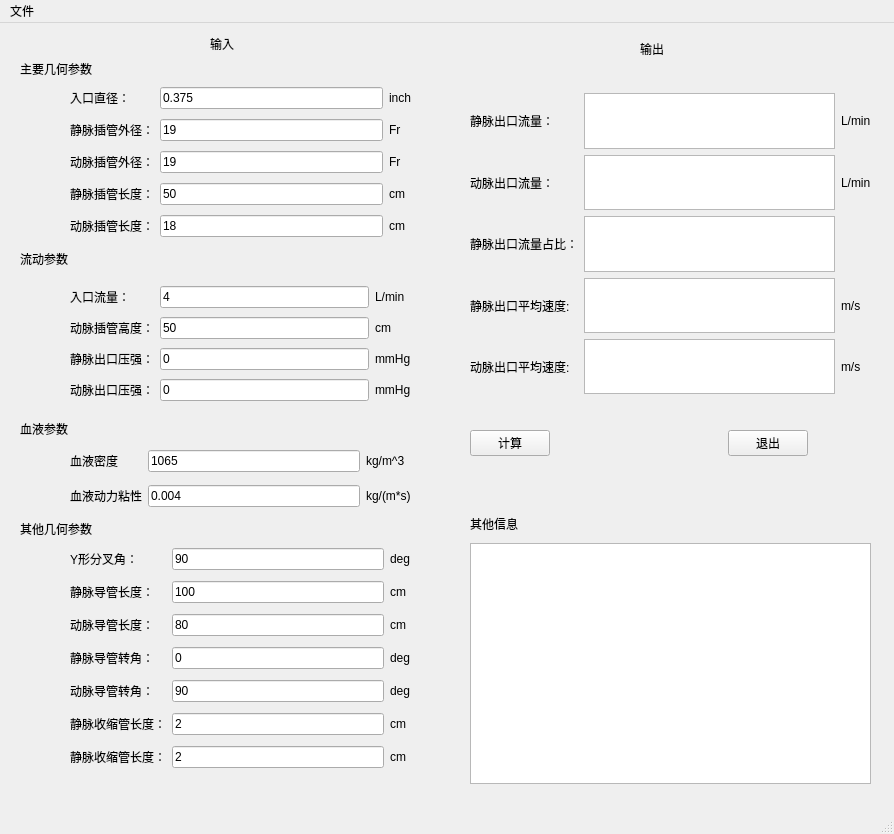
<?xml version="1.0" encoding="UTF-8"?>
<ui version="4.0">
 <class>MainWindow</class>
 <widget class="QMainWindow" name="MainWindow">
  <property name="geometry">
   <rect>
    <x>0</x>
    <y>0</y>
    <width>894</width>
    <height>834</height>
   </rect>
  </property>
  <property name="windowTitle">
   <string>MainWindow</string>
  </property>
  <widget class="QWidget" name="centralwidget">
   <widget class="QWidget" name="gridLayoutWidget">
    <property name="geometry">
     <rect>
      <x>70</x>
      <y>60</y>
      <width>341</width>
      <height>161</height>
     </rect>
    </property>
    <layout class="QGridLayout" name="gridLayout">
     <item row="0" column="0">
      <widget class="QLabel" name="label">
       <property name="text">
        <string>入口直径：</string>
       </property>
      </widget>
     </item>
     <item row="0" column="1">
      <widget class="QLineEdit" name="lineEdit">
       <property name="text">
        <string>0.375</string>
       </property>
      </widget>
     </item>
     <item row="0" column="2">
      <widget class="QLabel" name="label_9">
       <property name="text">
        <string>inch</string>
       </property>
      </widget>
     </item>
     <item row="5" column="0">
      <widget class="QLabel" name="label_15">
       <property name="text">
        <string>动脉插管长度：</string>
       </property>
      </widget>
     </item>
     <item row="3" column="2">
      <widget class="QLabel" name="label_13">
       <property name="text">
        <string>Fr</string>
       </property>
      </widget>
     </item>
     <item row="4" column="0">
      <widget class="QLabel" name="label_14">
       <property name="text">
        <string>静脉插管长度：</string>
       </property>
      </widget>
     </item>
     <item row="1" column="1">
      <widget class="QLineEdit" name="lineEdit_2">
       <property name="text">
        <string>19</string>
       </property>
      </widget>
     </item>
     <item row="3" column="0">
      <widget class="QLabel" name="label_12">
       <property name="text">
        <string>动脉插管外径：</string>
       </property>
      </widget>
     </item>
     <item row="1" column="0">
      <widget class="QLabel" name="label_10">
       <property name="text">
        <string>静脉插管外径：</string>
       </property>
      </widget>
     </item>
     <item row="1" column="2">
      <widget class="QLabel" name="label_11">
       <property name="text">
        <string>Fr</string>
       </property>
      </widget>
     </item>
     <item row="3" column="1">
      <widget class="QLineEdit" name="lineEdit_3">
       <property name="text">
        <string>19</string>
       </property>
      </widget>
     </item>
     <item row="4" column="1">
      <widget class="QLineEdit" name="lineEdit_4">
       <property name="text">
        <string>50</string>
       </property>
      </widget>
     </item>
     <item row="5" column="1">
      <widget class="QLineEdit" name="lineEdit_5">
       <property name="text">
        <string>18</string>
       </property>
      </widget>
     </item>
     <item row="4" column="2">
      <widget class="QLabel" name="label_16">
       <property name="text">
        <string>cm</string>
       </property>
      </widget>
     </item>
     <item row="5" column="2">
      <widget class="QLabel" name="label_17">
       <property name="text">
        <string>cm</string>
       </property>
      </widget>
     </item>
    </layout>
   </widget>
   <widget class="QLabel" name="label_2">
    <property name="geometry">
     <rect>
      <x>210</x>
      <y>-10</y>
      <width>61</width>
      <height>61</height>
     </rect>
    </property>
    <property name="styleSheet">
     <string notr="true">font: 14pt &quot;楷体&quot;;</string>
    </property>
    <property name="text">
     <string>输入</string>
    </property>
   </widget>
   <widget class="QLabel" name="label_3">
    <property name="geometry">
     <rect>
      <x>640</x>
      <y>10</y>
      <width>61</width>
      <height>31</height>
     </rect>
    </property>
    <property name="styleSheet">
     <string notr="true">font: 14pt &quot;楷体&quot;;</string>
    </property>
    <property name="text">
     <string>输出</string>
    </property>
   </widget>
   <widget class="QLabel" name="label_4">
    <property name="geometry">
     <rect>
      <x>20</x>
      <y>20</y>
      <width>161</width>
      <height>51</height>
     </rect>
    </property>
    <property name="styleSheet">
     <string notr="true">font: 12pt &quot;华文新魏&quot;;</string>
    </property>
    <property name="text">
     <string>主要几何参数</string>
    </property>
   </widget>
   <widget class="QLabel" name="label_5">
    <property name="geometry">
     <rect>
      <x>20</x>
      <y>210</y>
      <width>121</width>
      <height>51</height>
     </rect>
    </property>
    <property name="styleSheet">
     <string notr="true">font: 12pt &quot;华文新魏&quot;;</string>
    </property>
    <property name="text">
     <string>流动参数</string>
    </property>
   </widget>
   <widget class="QLabel" name="label_6">
    <property name="geometry">
     <rect>
      <x>20</x>
      <y>380</y>
      <width>101</width>
      <height>51</height>
     </rect>
    </property>
    <property name="styleSheet">
     <string notr="true">font: 12pt &quot;华文新魏&quot;;</string>
    </property>
    <property name="text">
     <string>血液参数</string>
    </property>
   </widget>
   <widget class="QLabel" name="label_7">
    <property name="geometry">
     <rect>
      <x>20</x>
      <y>490</y>
      <width>151</width>
      <height>31</height>
     </rect>
    </property>
    <property name="styleSheet">
     <string notr="true">font: 12pt &quot;华文新魏&quot;;</string>
    </property>
    <property name="text">
     <string>其他几何参数</string>
    </property>
   </widget>
   <widget class="QWidget" name="gridLayoutWidget_2">
    <property name="geometry">
     <rect>
      <x>70</x>
      <y>260</y>
      <width>341</width>
      <height>121</height>
     </rect>
    </property>
    <layout class="QGridLayout" name="gridLayout_2">
     <item row="4" column="1">
      <widget class="QLineEdit" name="lineEdit_9">
       <property name="text">
        <string>0</string>
       </property>
      </widget>
     </item>
     <item row="4" column="2">
      <widget class="QLabel" name="label_26">
       <property name="text">
        <string>mmHg</string>
       </property>
      </widget>
     </item>
     <item row="1" column="1">
      <widget class="QLineEdit" name="lineEdit_7">
       <property name="text">
        <string>50</string>
       </property>
      </widget>
     </item>
     <item row="1" column="0">
      <widget class="QLabel" name="label_24">
       <property name="text">
        <string>动脉插管高度：</string>
       </property>
      </widget>
     </item>
     <item row="0" column="1">
      <widget class="QLineEdit" name="lineEdit_6">
       <property name="text">
        <string>4</string>
       </property>
      </widget>
     </item>
     <item row="0" column="0">
      <widget class="QLabel" name="label_18">
       <property name="text">
        <string>入口流量：</string>
       </property>
      </widget>
     </item>
     <item row="3" column="0">
      <widget class="QLabel" name="label_23">
       <property name="text">
        <string>静脉出口压强：</string>
       </property>
      </widget>
     </item>
     <item row="1" column="2">
      <widget class="QLabel" name="label_25">
       <property name="text">
        <string>cm</string>
       </property>
      </widget>
     </item>
     <item row="4" column="0">
      <widget class="QLabel" name="label_22">
       <property name="text">
        <string>动脉出口压强：</string>
       </property>
      </widget>
     </item>
     <item row="0" column="2">
      <widget class="QLabel" name="label_19">
       <property name="text">
        <string>L/min</string>
       </property>
      </widget>
     </item>
     <item row="3" column="1">
      <widget class="QLineEdit" name="lineEdit_8">
       <property name="text">
        <string>0</string>
       </property>
      </widget>
     </item>
     <item row="3" column="2">
      <widget class="QLabel" name="label_21">
       <property name="text">
        <string>mmHg</string>
       </property>
      </widget>
     </item>
    </layout>
   </widget>
   <widget class="QWidget" name="gridLayoutWidget_3">
    <property name="geometry">
     <rect>
      <x>70</x>
      <y>420</y>
      <width>341</width>
      <height>73</height>
     </rect>
    </property>
    <layout class="QGridLayout" name="gridLayout_3">
     <item row="1" column="2">
      <widget class="QLabel" name="label_30">
       <property name="text">
        <string>kg/(m*s)</string>
       </property>
      </widget>
     </item>
     <item row="0" column="1">
      <widget class="QLineEdit" name="lineEdit_10">
       <property name="text">
        <string>1065</string>
       </property>
      </widget>
     </item>
     <item row="1" column="1">
      <widget class="QLineEdit" name="lineEdit_11">
       <property name="text">
        <string>0.004</string>
       </property>
      </widget>
     </item>
     <item row="1" column="0">
      <widget class="QLabel" name="label_28">
       <property name="text">
        <string>血液动力粘性</string>
       </property>
      </widget>
     </item>
     <item row="0" column="0">
      <widget class="QLabel" name="label_20">
       <property name="text">
        <string>血液密度</string>
       </property>
      </widget>
     </item>
     <item row="0" column="2">
      <widget class="QLabel" name="label_32">
       <property name="text">
        <string>kg/m^3</string>
       </property>
      </widget>
     </item>
    </layout>
   </widget>
   <widget class="QWidget" name="gridLayoutWidget_4">
    <property name="geometry">
     <rect>
      <x>70</x>
      <y>520</y>
      <width>341</width>
      <height>231</height>
     </rect>
    </property>
    <layout class="QGridLayout" name="gridLayout_4">
     <item row="6" column="0">
      <widget class="QLabel" name="label_8">
       <property name="text">
        <string>静脉收缩管长度：</string>
       </property>
      </widget>
     </item>
     <item row="6" column="2">
      <widget class="QLabel" name="label_40">
       <property name="text">
        <string>cm</string>
       </property>
      </widget>
     </item>
     <item row="6" column="1">
      <widget class="QLineEdit" name="lineEdit_17">
       <property name="text">
        <string>2</string>
       </property>
      </widget>
     </item>
     <item row="0" column="0">
      <widget class="QLabel" name="label_27">
       <property name="text">
        <string>Y形分叉角：</string>
       </property>
      </widget>
     </item>
     <item row="0" column="1">
      <widget class="QLineEdit" name="lineEdit_12">
       <property name="text">
        <string>90</string>
       </property>
      </widget>
     </item>
     <item row="0" column="2">
      <widget class="QLabel" name="label_29">
       <property name="text">
        <string>deg</string>
       </property>
      </widget>
     </item>
     <item row="5" column="0">
      <widget class="QLabel" name="label_31">
       <property name="text">
        <string>动脉导管转角：</string>
       </property>
      </widget>
     </item>
     <item row="3" column="2">
      <widget class="QLabel" name="label_33">
       <property name="text">
        <string>cm</string>
       </property>
      </widget>
     </item>
     <item row="4" column="0">
      <widget class="QLabel" name="label_34">
       <property name="text">
        <string>静脉导管转角：</string>
       </property>
      </widget>
     </item>
     <item row="1" column="1">
      <widget class="QLineEdit" name="lineEdit_13">
       <property name="text">
        <string>100</string>
       </property>
      </widget>
     </item>
     <item row="5" column="2">
      <widget class="QLabel" name="label_39">
       <property name="text">
        <string>deg</string>
       </property>
      </widget>
     </item>
     <item row="3" column="0">
      <widget class="QLabel" name="label_35">
       <property name="text">
        <string>动脉导管长度：</string>
       </property>
      </widget>
     </item>
     <item row="1" column="0">
      <widget class="QLabel" name="label_36">
       <property name="text">
        <string>静脉导管长度：</string>
       </property>
      </widget>
     </item>
     <item row="1" column="2">
      <widget class="QLabel" name="label_37">
       <property name="text">
        <string>cm</string>
       </property>
      </widget>
     </item>
     <item row="4" column="1">
      <widget class="QLineEdit" name="lineEdit_15">
       <property name="text">
        <string>0</string>
       </property>
      </widget>
     </item>
     <item row="4" column="2">
      <widget class="QLabel" name="label_38">
       <property name="text">
        <string>deg</string>
       </property>
      </widget>
     </item>
     <item row="5" column="1">
      <widget class="QLineEdit" name="lineEdit_16">
       <property name="text">
        <string>90</string>
       </property>
      </widget>
     </item>
     <item row="3" column="1">
      <widget class="QLineEdit" name="lineEdit_14">
       <property name="text">
        <string>80</string>
       </property>
      </widget>
     </item>
     <item row="7" column="0">
      <widget class="QLabel" name="label_41">
       <property name="text">
        <string>静脉收缩管长度：</string>
       </property>
      </widget>
     </item>
     <item row="7" column="1">
      <widget class="QLineEdit" name="lineEdit_18">
       <property name="text">
        <string>2</string>
       </property>
      </widget>
     </item>
     <item row="7" column="2">
      <widget class="QLabel" name="label_42">
       <property name="text">
        <string>cm</string>
       </property>
      </widget>
     </item>
    </layout>
   </widget>
   <widget class="QWidget" name="gridLayoutWidget_5">
    <property name="geometry">
     <rect>
      <x>470</x>
      <y>70</y>
      <width>401</width>
      <height>301</height>
     </rect>
    </property>
    <layout class="QGridLayout" name="gridLayout_5">
     <item row="2" column="1">
      <widget class="QTextBrowser" name="textBrowser_3"/>
     </item>
     <item row="0" column="0">
      <widget class="QLabel" name="label_43">
       <property name="text">
        <string>静脉出口流量：</string>
       </property>
      </widget>
     </item>
     <item row="1" column="2">
      <widget class="QLabel" name="label_46">
       <property name="text">
        <string>L/min</string>
       </property>
      </widget>
     </item>
     <item row="0" column="1">
      <widget class="QTextBrowser" name="textBrowser"/>
     </item>
     <item row="0" column="2">
      <widget class="QLabel" name="label_44">
       <property name="text">
        <string>L/min</string>
       </property>
      </widget>
     </item>
     <item row="1" column="0">
      <widget class="QLabel" name="label_45">
       <property name="text">
        <string>动脉出口流量：</string>
       </property>
      </widget>
     </item>
     <item row="2" column="0">
      <widget class="QLabel" name="label_47">
       <property name="text">
        <string>静脉出口流量占比：</string>
       </property>
      </widget>
     </item>
     <item row="1" column="1">
      <widget class="QTextBrowser" name="textBrowser_2"/>
     </item>
     <item row="3" column="1">
      <widget class="QTextBrowser" name="textBrowser_5"/>
     </item>
     <item row="3" column="2">
      <widget class="QLabel" name="label_50">
       <property name="text">
        <string>m/s</string>
       </property>
      </widget>
     </item>
     <item row="3" column="0">
      <widget class="QLabel" name="label_49">
       <property name="text">
        <string>静脉出口平均速度:</string>
       </property>
      </widget>
     </item>
     <item row="4" column="0">
      <widget class="QLabel" name="label_51">
       <property name="text">
        <string>动脉出口平均速度:</string>
       </property>
      </widget>
     </item>
     <item row="4" column="1">
      <widget class="QTextBrowser" name="textBrowser_6"/>
     </item>
     <item row="4" column="2">
      <widget class="QLabel" name="label_52">
       <property name="text">
        <string>m/s</string>
       </property>
      </widget>
     </item>
    </layout>
   </widget>
   <widget class="QLabel" name="label_48">
    <property name="geometry">
     <rect>
      <x>470</x>
      <y>470</y>
      <width>111</width>
      <height>61</height>
     </rect>
    </property>
    <property name="styleSheet">
     <string notr="true">font: 12pt &quot;Adobe Devanagari&quot;;</string>
    </property>
    <property name="text">
     <string>其他信息</string>
    </property>
   </widget>
   <widget class="QTextBrowser" name="textBrowser_4">
    <property name="geometry">
     <rect>
      <x>470</x>
      <y>520</y>
      <width>401</width>
      <height>241</height>
     </rect>
    </property>
   </widget>
   <widget class="QWidget" name="horizontalLayoutWidget">
    <property name="geometry">
     <rect>
      <x>470</x>
      <y>380</y>
      <width>338</width>
      <height>81</height>
     </rect>
    </property>
    <layout class="QHBoxLayout" name="horizontalLayout">
     <item>
      <widget class="QPushButton" name="pushButton">
       <property name="styleSheet">
        <string notr="true">font: 14pt &quot;Adobe Devanagari&quot;;</string>
       </property>
       <property name="text">
        <string>计算</string>
       </property>
      </widget>
     </item>
     <item>
      <spacer name="horizontalSpacer_2">
       <property name="orientation">
        <enum>Qt::Horizontal</enum>
       </property>
       <property name="sizeHint" stdset="0">
        <size>
         <width>40</width>
         <height>20</height>
        </size>
       </property>
      </spacer>
     </item>
     <item>
      <spacer name="horizontalSpacer">
       <property name="orientation">
        <enum>Qt::Horizontal</enum>
       </property>
       <property name="sizeHint" stdset="0">
        <size>
         <width>40</width>
         <height>20</height>
        </size>
       </property>
      </spacer>
     </item>
     <item>
      <widget class="QPushButton" name="pushButton_2">
       <property name="styleSheet">
        <string notr="true">font: 14pt &quot;Adobe Devanagari&quot;;</string>
       </property>
       <property name="text">
        <string>退出</string>
       </property>
      </widget>
     </item>
    </layout>
   </widget>
   <widget class="QLabel" name="label_53">
    <property name="geometry">
     <rect>
      <x>1680</x>
      <y>20</y>
      <width>361</width>
      <height>121</height>
     </rect>
    </property>
    <property name="styleSheet">
     <string notr="true">font: 26pt &quot;楷体&quot;;</string>
    </property>
    <property name="text">
     <string>可视化处理</string>
    </property>
   </widget>
   <widget class="QWidget" name="widget" native="true">
    <property name="geometry">
     <rect>
      <x>1450</x>
      <y>200</y>
      <width>861</width>
      <height>551</height>
     </rect>
    </property>
    <widget class="QGroupBox" name="groupBox">
     <property name="geometry">
      <rect>
       <x>20</x>
       <y>10</y>
       <width>811</width>
       <height>521</height>
      </rect>
     </property>
     <property name="title">
      <string>图片</string>
     </property>
    </widget>
   </widget>
  </widget>
  <widget class="QMenuBar" name="menubar">
   <property name="geometry">
    <rect>
     <x>0</x>
     <y>0</y>
     <width>894</width>
     <height>30</height>
    </rect>
   </property>
   <widget class="QMenu" name="menu">
    <property name="title">
     <string>文件</string>
    </property>
    <addaction name="actionExit"/>
   </widget>
   <addaction name="menu"/>
  </widget>
  <widget class="QStatusBar" name="statusbar"/>
  <action name="actionImport">
   <property name="text">
    <string>Import</string>
   </property>
  </action>
  <action name="actionExport">
   <property name="text">
    <string>Export</string>
   </property>
  </action>
  <action name="actionExit">
   <property name="text">
    <string>Exit</string>
   </property>
  </action>
  <action name="action">
   <property name="text">
    <string>计算流量分配</string>
   </property>
  </action>
  <action name="action_2">
   <property name="text">
    <string>计算插管尺寸</string>
   </property>
  </action>
 </widget>
 <tabstops>
  <tabstop>lineEdit</tabstop>
  <tabstop>lineEdit_2</tabstop>
  <tabstop>lineEdit_3</tabstop>
  <tabstop>lineEdit_4</tabstop>
  <tabstop>lineEdit_5</tabstop>
  <tabstop>lineEdit_6</tabstop>
  <tabstop>lineEdit_7</tabstop>
  <tabstop>lineEdit_8</tabstop>
  <tabstop>lineEdit_9</tabstop>
  <tabstop>lineEdit_10</tabstop>
  <tabstop>lineEdit_11</tabstop>
  <tabstop>lineEdit_12</tabstop>
  <tabstop>lineEdit_13</tabstop>
  <tabstop>lineEdit_14</tabstop>
  <tabstop>lineEdit_15</tabstop>
  <tabstop>lineEdit_16</tabstop>
  <tabstop>lineEdit_17</tabstop>
  <tabstop>lineEdit_18</tabstop>
  <tabstop>textBrowser</tabstop>
  <tabstop>textBrowser_2</tabstop>
  <tabstop>textBrowser_3</tabstop>
  <tabstop>pushButton</tabstop>
  <tabstop>pushButton_2</tabstop>
  <tabstop>textBrowser_4</tabstop>
 </tabstops>
 <resources/>
 <connections/>
</ui>
